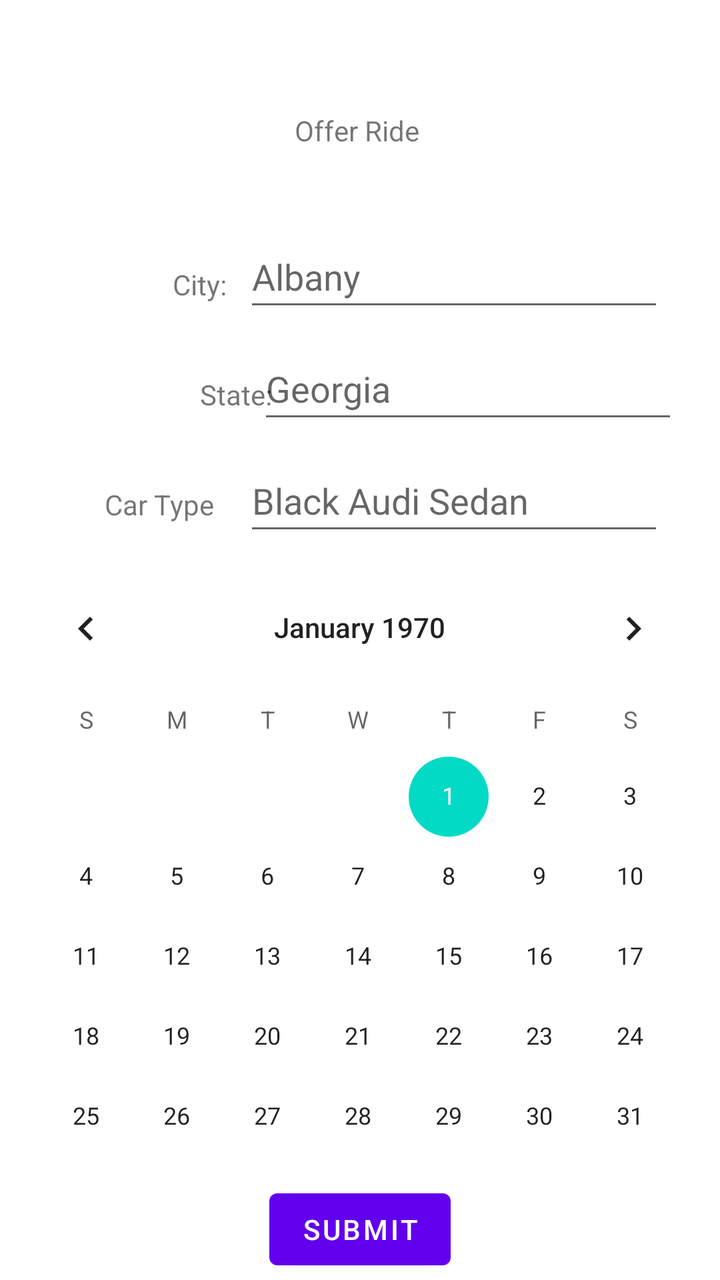
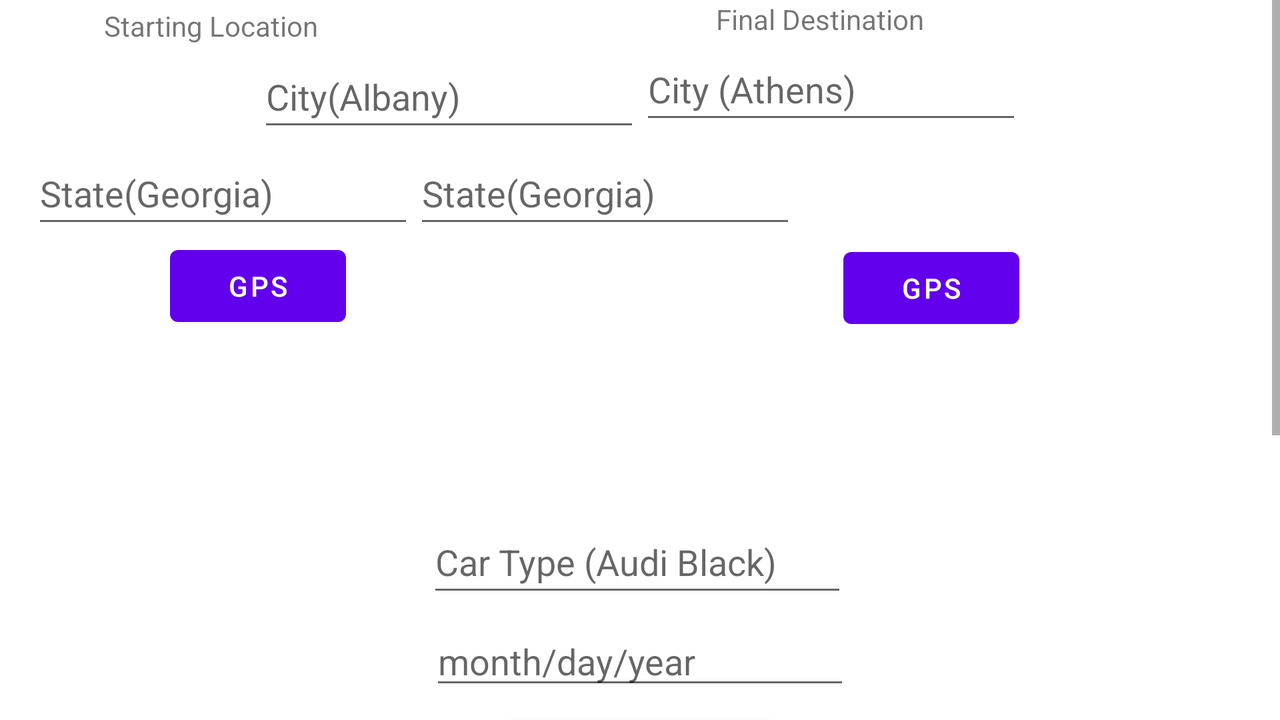

First picture: res/layout/ on a phone held upright. Second picture: the repository's own variant of that layout, on a device whose configuration matches the variant's folder. Source for both follows.
<!-- AndroidManifest.xml: application theme Theme.RideshareFirebase -->
<!-- res/layout/fragment_offer_ride.xml -->
<?xml version="1.0" encoding="utf-8"?>
<FrameLayout xmlns:android="http://schemas.android.com/apk/res/android"
    xmlns:app="http://schemas.android.com/apk/res-auto"
    xmlns:tools="http://schemas.android.com/tools"
    android:layout_width="match_parent"
    android:layout_height="match_parent"
    tools:context=".OfferRideFragment">

    
    <androidx.constraintlayout.widget.ConstraintLayout
        android:layout_width="match_parent"
        android:layout_height="match_parent">

        <TextView
            android:id="@+id/textView6"
            android:layout_width="64dp"
            android:layout_height="21dp"
            android:text="Offer Ride"
            app:layout_constraintBottom_toBottomOf="parent"
            app:layout_constraintEnd_toEndOf="parent"
            app:layout_constraintHorizontal_bias="0.498"
            app:layout_constraintStart_toStartOf="parent"
            app:layout_constraintTop_toTopOf="parent"
            app:layout_constraintVertical_bias="0.09" />

        <EditText
            android:id="@+id/offerCity"
            android:layout_width="wrap_content"
            android:layout_height="wrap_content"
            android:layout_marginTop="36dp"
            android:layout_marginEnd="28dp"
            android:ems="10"
            android:hint="Albany"
            android:inputType="textPersonName"
            android:minHeight="48dp"
            app:layout_constraintEnd_toEndOf="parent"
            app:layout_constraintTop_toBottomOf="@+id/textView6" />

        <EditText
            android:id="@+id/offerState"
            android:layout_width="wrap_content"
            android:layout_height="wrap_content"
            android:layout_marginTop="8dp"
            android:ems="10"
            android:hint="Georgia"
            android:inputType="textPersonName"
            android:minHeight="48dp"
            app:layout_constraintBottom_toBottomOf="parent"
            app:layout_constraintEnd_toEndOf="parent"
            app:layout_constraintHorizontal_bias="0.86"
            app:layout_constraintStart_toStartOf="parent"
            app:layout_constraintTop_toBottomOf="@+id/offerCity"
            app:layout_constraintVertical_bias="0.0" />

        <EditText
            android:id="@+id/offerCar"
            android:layout_width="wrap_content"
            android:layout_height="wrap_content"
            android:layout_marginTop="8dp"
            android:layout_marginEnd="28dp"
            android:ems="10"
            android:hint="Black Audi Sedan"
            android:inputType="textPersonName"
            android:minHeight="48dp"
            app:layout_constraintEnd_toEndOf="parent"
            app:layout_constraintTop_toBottomOf="@+id/offerState" />

        <TextView
            android:id="@+id/textView9"
            android:layout_width="wrap_content"
            android:layout_height="wrap_content"
            android:layout_marginStart="100dp"
            android:layout_marginTop="36dp"
            android:text="State:"
            app:layout_constraintEnd_toStartOf="@+id/offerState"
            app:layout_constraintHorizontal_bias="0.0"
            app:layout_constraintStart_toStartOf="parent"
            app:layout_constraintTop_toBottomOf="@+id/textView8" />

        <TextView
            android:id="@+id/textView10"
            android:layout_width="wrap_content"
            android:layout_height="wrap_content"
            android:layout_marginTop="36dp"
            android:text="Car Type"
            app:layout_constraintEnd_toStartOf="@+id/offerCar"
            app:layout_constraintHorizontal_bias="0.777"
            app:layout_constraintStart_toStartOf="parent"
            app:layout_constraintTop_toBottomOf="@+id/textView9" />

        <TextView
            android:id="@+id/textView8"
            android:layout_width="wrap_content"
            android:layout_height="wrap_content"
            android:layout_marginStart="84dp"
            android:layout_marginTop="56dp"
            android:text="City:"
            app:layout_constraintEnd_toStartOf="@+id/offerCity"
            app:layout_constraintHorizontal_bias="0.225"
            app:layout_constraintStart_toStartOf="parent"
            app:layout_constraintTop_toBottomOf="@+id/textView6" />

        <CalendarView
            android:id="@+id/calendarView"
            android:layout_width="359dp"
            android:layout_height="309dp"
            app:layout_constraintBottom_toBottomOf="parent"
            app:layout_constraintEnd_toEndOf="parent"
            app:layout_constraintHorizontal_bias="0.48"
            app:layout_constraintStart_toStartOf="parent"
            app:layout_constraintTop_toBottomOf="@+id/offerCar"
            app:layout_constraintVertical_bias="0.129" />

        <Button
            android:id="@+id/offerSubmit"
            android:layout_width="wrap_content"
            android:layout_height="wrap_content"
            android:text="Submit"
            app:layout_constraintBottom_toBottomOf="parent"
            app:layout_constraintEnd_toEndOf="parent"
            app:layout_constraintStart_toStartOf="parent"
            app:layout_constraintTop_toBottomOf="@+id/calendarView" />

    </androidx.constraintlayout.widget.ConstraintLayout>

</FrameLayout>
<!-- resources referenced by this layout -->
<resources>
  <style name="Theme.RideshareFirebase" parent="Theme.MaterialComponents.DayNight.DarkActionBar">
          
          <item name="colorPrimary">@color/purple_500</item>
          <item name="colorPrimaryVariant">@color/purple_700</item>
          <item name="colorOnPrimary">@color/white</item>
          
          <item name="colorSecondary">@color/teal_200</item>
          <item name="colorSecondaryVariant">@color/teal_700</item>
          <item name="colorOnSecondary">@color/black</item>
          
          <item name="android:statusBarColor">?attr/colorPrimaryVariant</item>
          
      </style>
</resources>
<!-- res/layout-land/fragment_offer_ride.xml (the repository's variant of the layout above) -->
<!-- drawn on the phone turned sideways -->
<?xml version="1.0" encoding="utf-8"?>
<FrameLayout xmlns:android="http://schemas.android.com/apk/res/android"
    xmlns:app="http://schemas.android.com/apk/res-auto"
    xmlns:tools="http://schemas.android.com/tools"
    android:layout_width="match_parent"
    android:layout_height="match_parent"
    tools:context=".OfferRideFragment">

    
    <ScrollView
        android:layout_width="match_parent"
        android:layout_height="match_parent">

        <androidx.constraintlayout.widget.ConstraintLayout
            android:layout_width="match_parent"
            android:layout_height="wrap_content">

            <EditText
                android:id="@+id/offerCar"
                android:layout_width="wrap_content"
                android:layout_height="wrap_content"
                android:ems="10"
                android:hint="Car Type (Audi Black)"
                android:inputType="textPersonName"
                android:minHeight="48dp"
                app:layout_constraintBottom_toBottomOf="parent"
                app:layout_constraintEnd_toEndOf="parent"
                app:layout_constraintHorizontal_bias="0.497"
                app:layout_constraintStart_toStartOf="parent"
                app:layout_constraintTop_toTopOf="parent"
                app:layout_constraintVertical_bias="0.467" />

            <EditText
                android:id="@+id/destState"
                android:layout_width="191dp"
                android:layout_height="wrap_content"
                android:layout_marginBottom="476dp"
                android:ems="10"
                android:hint="State(Georgia)"
                android:inputType="textPersonName"
                android:minHeight="48dp"
                app:layout_constraintBottom_toBottomOf="parent"
                app:layout_constraintEnd_toEndOf="parent"
                app:layout_constraintHorizontal_bias="0.0"
                app:layout_constraintStart_toEndOf="@+id/startState" />

            <EditText
                android:id="@+id/destCity"
                android:layout_width="191dp"
                android:layout_height="wrap_content"
                android:layout_marginBottom="4dp"
                android:ems="10"
                android:hint="City (Athens)"
                android:inputType="textPersonName"
                android:minHeight="48dp"
                app:layout_constraintBottom_toTopOf="@+id/destState"
                app:layout_constraintEnd_toEndOf="parent"
                app:layout_constraintHorizontal_bias="0.5"
                app:layout_constraintStart_toEndOf="@+id/startCity" />

            <Button
                android:id="@+id/offerSubmit"
                android:layout_width="wrap_content"
                android:layout_height="wrap_content"
                android:layout_marginBottom="40dp"
                android:text="Submit"
                app:layout_constraintBottom_toBottomOf="parent"
                app:layout_constraintEnd_toEndOf="parent"
                app:layout_constraintHorizontal_bias="0.496"
                app:layout_constraintStart_toStartOf="parent" />

            <EditText
                android:id="@+id/startState"
                android:layout_width="191dp"
                android:layout_height="wrap_content"
                android:layout_marginStart="16dp"
                android:layout_marginBottom="476dp"
                android:ems="10"
                android:hint="State(Georgia)"
                android:inputType="textPersonName"
                android:minHeight="48dp"
                app:layout_constraintBottom_toBottomOf="parent"
                app:layout_constraintHorizontal_chainStyle="packed"
                app:layout_constraintStart_toStartOf="parent" />

            <EditText
                android:id="@+id/startCity"
                android:layout_width="191dp"
                android:layout_height="wrap_content"
                android:ems="10"
                android:hint="City(Albany)"
                android:inputType="textPersonName"
                android:minHeight="48dp"
                app:layout_constraintBottom_toTopOf="@+id/startState"
                app:layout_constraintEnd_toEndOf="parent"
                app:layout_constraintEnd_toStartOf="@+id/destCity"
                app:layout_constraintHorizontal_bias="0.5"
                app:layout_constraintHorizontal_chainStyle="packed"
                app:layout_constraintStart_toStartOf="parent"
                app:layout_constraintTop_toTopOf="parent"
                app:layout_constraintVertical_bias="0.979" />

            <TextView
                android:id="@+id/textView10"
                android:layout_width="wrap_content"
                android:layout_height="wrap_content"
                android:layout_marginStart="52dp"
                android:text="Starting Location"
                app:layout_constraintBottom_toTopOf="@+id/startCity"
                app:layout_constraintStart_toStartOf="parent"
                app:layout_constraintTop_toTopOf="parent"
                app:layout_constraintVertical_bias="0.981" />

            <TextView
                android:id="@+id/textView9"
                android:layout_width="wrap_content"
                android:layout_height="wrap_content"
                android:text="Final Destination"
                app:layout_constraintBottom_toTopOf="@+id/destCity"
                app:layout_constraintEnd_toEndOf="parent"
                app:layout_constraintHorizontal_bias="0.527"
                app:layout_constraintStart_toEndOf="@+id/textView10"
                app:layout_constraintTop_toTopOf="parent"
                app:layout_constraintVertical_bias="1.0" />

            <Button
                android:id="@+id/gpsButton"
                android:layout_width="wrap_content"
                android:layout_height="wrap_content"
                android:text="GPS"
                app:layout_constraintBottom_toBottomOf="parent"
                app:layout_constraintEnd_toEndOf="parent"
                app:layout_constraintHorizontal_bias="0.154"
                app:layout_constraintStart_toStartOf="parent"
                app:layout_constraintTop_toBottomOf="@+id/startState"
                app:layout_constraintVertical_bias="0.0" />

            <Button
                android:id="@+id/datePicker"
                android:layout_width="wrap_content"
                android:layout_height="wrap_content"
                android:text="Date of Ride"
                app:layout_constraintBottom_toBottomOf="parent"
                app:layout_constraintEnd_toEndOf="parent"
                app:layout_constraintStart_toStartOf="parent"
                app:layout_constraintTop_toTopOf="parent"
                app:layout_constraintVertical_bias="0.648" />

            <EditText
                android:id="@+id/editTextDate"
                android:layout_width="wrap_content"
                android:layout_height="wrap_content"
                android:ems="10"
                android:hint="month/day/year"
                android:inputType="date"
                app:layout_constraintBottom_toTopOf="@+id/datePicker"
                app:layout_constraintEnd_toEndOf="parent"
                app:layout_constraintStart_toStartOf="parent"
                app:layout_constraintTop_toBottomOf="@+id/offerCar" />

            <Button
                android:id="@+id/gpsButton2"
                android:layout_width="wrap_content"
                android:layout_height="wrap_content"
                android:text="GPS"
                app:layout_constraintBottom_toBottomOf="parent"
                app:layout_constraintEnd_toEndOf="parent"
                app:layout_constraintHorizontal_bias="0.764"
                app:layout_constraintStart_toStartOf="parent"
                app:layout_constraintTop_toBottomOf="@+id/startState"
                app:layout_constraintVertical_bias="0.002" />

        </androidx.constraintlayout.widget.ConstraintLayout>
    </ScrollView>

</FrameLayout>
